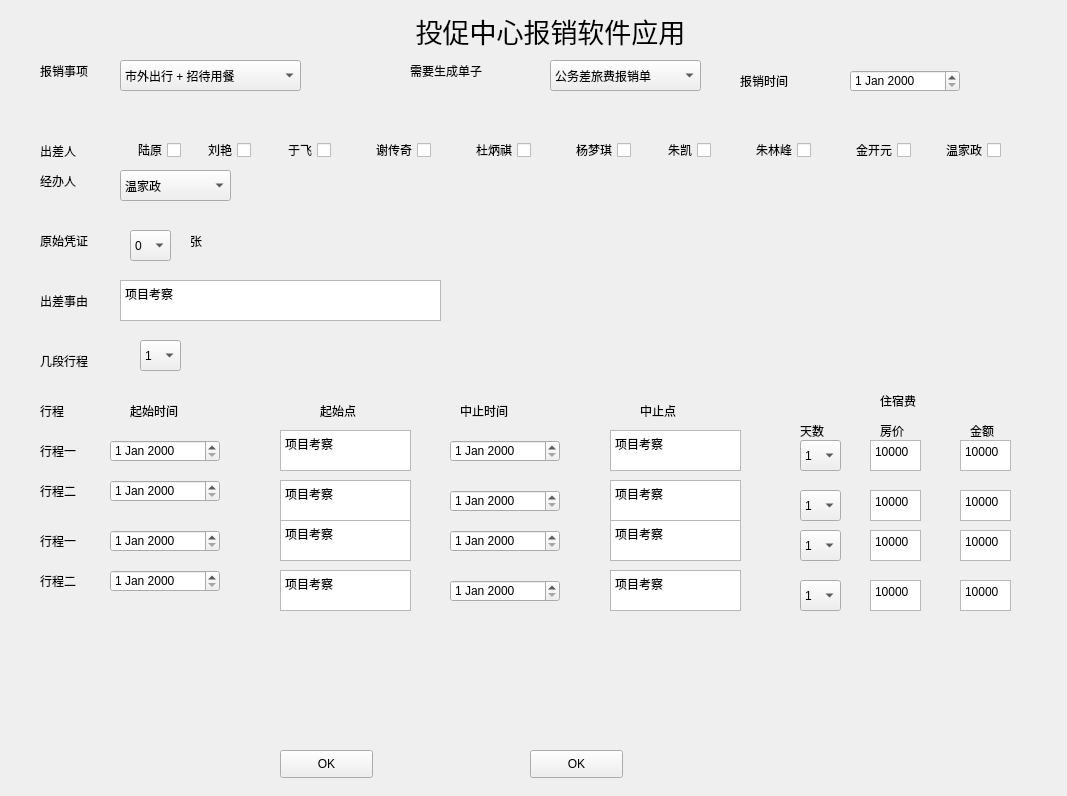
<?xml version="1.0" encoding="UTF-8"?>
<ui version="4.0">
 <class>widget</class>
 <widget class="QWidget" name="widget">
  <property name="geometry">
   <rect>
    <x>0</x>
    <y>0</y>
    <width>1067</width>
    <height>796</height>
   </rect>
  </property>
  <property name="windowTitle">
   <string>投促中心报销软件应用</string>
  </property>
  <widget class="QLabel" name="Title">
   <property name="geometry">
    <rect>
     <x>360</x>
     <y>0</y>
     <width>381</width>
     <height>61</height>
    </rect>
   </property>
   <property name="font">
    <font>
     <family>方正小标宋_GBK</family>
     <pointsize>20</pointsize>
    </font>
   </property>
   <property name="text">
    <string>投促中心报销软件应用</string>
   </property>
   <property name="alignment">
    <set>Qt::AlignCenter</set>
   </property>
  </widget>
  <widget class="QComboBox" name="decide_comboBox">
   <property name="geometry">
    <rect>
     <x>120</x>
     <y>60</y>
     <width>181</width>
     <height>31</height>
    </rect>
   </property>
   <item>
    <property name="text">
     <string>市外出行 + 招待用餐</string>
    </property>
   </item>
   <item>
    <property name="text">
     <string>市外出行</string>
    </property>
   </item>
   <item>
    <property name="text">
     <string>市内出行</string>
    </property>
   </item>
   <item>
    <property name="text">
     <string>招待用餐</string>
    </property>
   </item>
   <item>
    <property name="text">
     <string>市内出行 + 招待用餐</string>
    </property>
   </item>
  </widget>
  <widget class="QLabel" name="decide_label">
   <property name="geometry">
    <rect>
     <x>40</x>
     <y>60</y>
     <width>81</width>
     <height>21</height>
    </rect>
   </property>
   <property name="text">
    <string>报销事项</string>
   </property>
  </widget>
  <widget class="QDateEdit" name="reimburse_dateEdit">
   <property name="geometry">
    <rect>
     <x>850</x>
     <y>70</y>
     <width>110</width>
     <height>22</height>
    </rect>
   </property>
  </widget>
  <widget class="QLabel" name="reimburse_time_label">
   <property name="geometry">
    <rect>
     <x>740</x>
     <y>70</y>
     <width>81</width>
     <height>21</height>
    </rect>
   </property>
   <property name="text">
    <string>报销时间</string>
   </property>
  </widget>
  <widget class="QPushButton" name="Sure">
   <property name="geometry">
    <rect>
     <x>280</x>
     <y>750</y>
     <width>93</width>
     <height>28</height>
    </rect>
   </property>
   <property name="text">
    <string>OK</string>
   </property>
  </widget>
  <widget class="QLabel" name="label2_2">
   <property name="geometry">
    <rect>
     <x>40</x>
     <y>140</y>
     <width>81</width>
     <height>21</height>
    </rect>
   </property>
   <property name="text">
    <string>出差人</string>
   </property>
  </widget>
  <widget class="QLabel" name="label2_3">
   <property name="geometry">
    <rect>
     <x>40</x>
     <y>290</y>
     <width>81</width>
     <height>21</height>
    </rect>
   </property>
   <property name="text">
    <string>出差事由</string>
   </property>
  </widget>
  <widget class="QLabel" name="label2_4">
   <property name="geometry">
    <rect>
     <x>40</x>
     <y>230</y>
     <width>81</width>
     <height>21</height>
    </rect>
   </property>
   <property name="text">
    <string>原始凭证</string>
   </property>
  </widget>
  <widget class="QCheckBox" name="checkBox1">
   <property name="geometry">
    <rect>
     <x>120</x>
     <y>140</y>
     <width>61</width>
     <height>20</height>
    </rect>
   </property>
   <property name="layoutDirection">
    <enum>Qt::RightToLeft</enum>
   </property>
   <property name="text">
    <string>陆原</string>
   </property>
  </widget>
  <widget class="QCheckBox" name="checkBox_2">
   <property name="geometry">
    <rect>
     <x>460</x>
     <y>140</y>
     <width>71</width>
     <height>20</height>
    </rect>
   </property>
   <property name="layoutDirection">
    <enum>Qt::RightToLeft</enum>
   </property>
   <property name="text">
    <string>杜炳祺</string>
   </property>
  </widget>
  <widget class="QCheckBox" name="checkBox_4">
   <property name="geometry">
    <rect>
     <x>560</x>
     <y>140</y>
     <width>71</width>
     <height>20</height>
    </rect>
   </property>
   <property name="layoutDirection">
    <enum>Qt::RightToLeft</enum>
   </property>
   <property name="text">
    <string>杨梦琪</string>
   </property>
  </widget>
  <widget class="QCheckBox" name="checkBox_5">
   <property name="geometry">
    <rect>
     <x>650</x>
     <y>140</y>
     <width>61</width>
     <height>20</height>
    </rect>
   </property>
   <property name="layoutDirection">
    <enum>Qt::RightToLeft</enum>
   </property>
   <property name="text">
    <string>朱凯</string>
   </property>
  </widget>
  <widget class="QCheckBox" name="checkBox_6">
   <property name="geometry">
    <rect>
     <x>740</x>
     <y>140</y>
     <width>71</width>
     <height>20</height>
    </rect>
   </property>
   <property name="layoutDirection">
    <enum>Qt::RightToLeft</enum>
   </property>
   <property name="text">
    <string>朱林峰</string>
   </property>
  </widget>
  <widget class="QCheckBox" name="checkBox_7">
   <property name="geometry">
    <rect>
     <x>840</x>
     <y>140</y>
     <width>71</width>
     <height>20</height>
    </rect>
   </property>
   <property name="layoutDirection">
    <enum>Qt::RightToLeft</enum>
   </property>
   <property name="text">
    <string>金开元</string>
   </property>
  </widget>
  <widget class="QCheckBox" name="checkBox_8">
   <property name="geometry">
    <rect>
     <x>930</x>
     <y>140</y>
     <width>71</width>
     <height>20</height>
    </rect>
   </property>
   <property name="layoutDirection">
    <enum>Qt::RightToLeft</enum>
   </property>
   <property name="text">
    <string>温家政</string>
   </property>
  </widget>
  <widget class="QCheckBox" name="checkBox_9">
   <property name="geometry">
    <rect>
     <x>190</x>
     <y>140</y>
     <width>61</width>
     <height>20</height>
    </rect>
   </property>
   <property name="layoutDirection">
    <enum>Qt::RightToLeft</enum>
   </property>
   <property name="text">
    <string>刘艳</string>
   </property>
  </widget>
  <widget class="QCheckBox" name="checkBox_3">
   <property name="geometry">
    <rect>
     <x>280</x>
     <y>140</y>
     <width>51</width>
     <height>20</height>
    </rect>
   </property>
   <property name="layoutDirection">
    <enum>Qt::RightToLeft</enum>
   </property>
   <property name="text">
    <string>于飞</string>
   </property>
  </widget>
  <widget class="QCheckBox" name="checkBox_10">
   <property name="geometry">
    <rect>
     <x>360</x>
     <y>140</y>
     <width>71</width>
     <height>20</height>
    </rect>
   </property>
   <property name="layoutDirection">
    <enum>Qt::RightToLeft</enum>
   </property>
   <property name="text">
    <string>谢传奇</string>
   </property>
  </widget>
  <widget class="QLabel" name="label2_5">
   <property name="geometry">
    <rect>
     <x>40</x>
     <y>170</y>
     <width>81</width>
     <height>21</height>
    </rect>
   </property>
   <property name="text">
    <string>经办人</string>
   </property>
  </widget>
  <widget class="QComboBox" name="comboBox_2">
   <property name="geometry">
    <rect>
     <x>120</x>
     <y>170</y>
     <width>111</width>
     <height>31</height>
    </rect>
   </property>
   <item>
    <property name="text">
     <string>温家政</string>
    </property>
   </item>
   <item>
    <property name="text">
     <string>朱凯</string>
    </property>
   </item>
   <item>
    <property name="text">
     <string>刘艳</string>
    </property>
   </item>
   <item>
    <property name="text">
     <string>于飞</string>
    </property>
   </item>
   <item>
    <property name="text">
     <string>朱林峰</string>
    </property>
   </item>
   <item>
    <property name="text">
     <string>金开元</string>
    </property>
   </item>
   <item>
    <property name="text">
     <string>杜炳祺</string>
    </property>
   </item>
   <item>
    <property name="text">
     <string>杨梦祺</string>
    </property>
   </item>
  </widget>
  <widget class="QComboBox" name="comboBox_3">
   <property name="geometry">
    <rect>
     <x>130</x>
     <y>230</y>
     <width>41</width>
     <height>31</height>
    </rect>
   </property>
   <item>
    <property name="text">
     <string>0</string>
    </property>
   </item>
   <item>
    <property name="text">
     <string>1</string>
    </property>
   </item>
   <item>
    <property name="text">
     <string>2</string>
    </property>
   </item>
   <item>
    <property name="text">
     <string>3</string>
    </property>
   </item>
   <item>
    <property name="text">
     <string>4</string>
    </property>
   </item>
   <item>
    <property name="text">
     <string>5</string>
    </property>
   </item>
   <item>
    <property name="text">
     <string>6</string>
    </property>
   </item>
   <item>
    <property name="text">
     <string>7</string>
    </property>
   </item>
   <item>
    <property name="text">
     <string>8</string>
    </property>
   </item>
   <item>
    <property name="text">
     <string>9</string>
    </property>
   </item>
   <item>
    <property name="text">
     <string>10</string>
    </property>
   </item>
   <item>
    <property name="text">
     <string>11</string>
    </property>
   </item>
   <item>
    <property name="text">
     <string>12</string>
    </property>
   </item>
   <item>
    <property name="text">
     <string>13</string>
    </property>
   </item>
   <item>
    <property name="text">
     <string>14</string>
    </property>
   </item>
   <item>
    <property name="text">
     <string>15</string>
    </property>
   </item>
  </widget>
  <widget class="QLabel" name="label2_6">
   <property name="geometry">
    <rect>
     <x>190</x>
     <y>230</y>
     <width>31</width>
     <height>21</height>
    </rect>
   </property>
   <property name="text">
    <string>张</string>
   </property>
  </widget>
  <widget class="QTextEdit" name="textEdit">
   <property name="geometry">
    <rect>
     <x>120</x>
     <y>280</y>
     <width>321</width>
     <height>41</height>
    </rect>
   </property>
   <property name="html">
    <string>&lt;!DOCTYPE HTML PUBLIC &quot;-//W3C//DTD HTML 4.0//EN&quot; &quot;http://www.w3.org/TR/REC-html40/strict.dtd&quot;&gt;
&lt;html&gt;&lt;head&gt;&lt;meta name=&quot;qrichtext&quot; content=&quot;1&quot; /&gt;&lt;style type=&quot;text/css&quot;&gt;
p, li { white-space: pre-wrap; }
&lt;/style&gt;&lt;/head&gt;&lt;body style=&quot; font-family:'SimSun'; font-size:9pt; font-weight:400; font-style:normal;&quot;&gt;
&lt;p style=&quot; margin-top:0px; margin-bottom:0px; margin-left:0px; margin-right:0px; -qt-block-indent:0; text-indent:0px;&quot;&gt;项目考察&lt;/p&gt;&lt;/body&gt;&lt;/html&gt;</string>
   </property>
  </widget>
  <widget class="QLabel" name="label2_7">
   <property name="geometry">
    <rect>
     <x>40</x>
     <y>400</y>
     <width>81</width>
     <height>21</height>
    </rect>
   </property>
   <property name="text">
    <string>行程</string>
   </property>
  </widget>
  <widget class="QDateEdit" name="dateEdit_2">
   <property name="geometry">
    <rect>
     <x>110</x>
     <y>440</y>
     <width>110</width>
     <height>22</height>
    </rect>
   </property>
  </widget>
  <widget class="QLabel" name="label2_8">
   <property name="geometry">
    <rect>
     <x>130</x>
     <y>400</y>
     <width>81</width>
     <height>21</height>
    </rect>
   </property>
   <property name="text">
    <string>起始时间</string>
   </property>
  </widget>
  <widget class="QLabel" name="label2_9">
   <property name="geometry">
    <rect>
     <x>320</x>
     <y>400</y>
     <width>81</width>
     <height>21</height>
    </rect>
   </property>
   <property name="text">
    <string>起始点</string>
   </property>
  </widget>
  <widget class="QLabel" name="label2_10">
   <property name="geometry">
    <rect>
     <x>640</x>
     <y>400</y>
     <width>81</width>
     <height>21</height>
    </rect>
   </property>
   <property name="text">
    <string>中止点</string>
   </property>
  </widget>
  <widget class="QLabel" name="label2_11">
   <property name="geometry">
    <rect>
     <x>460</x>
     <y>400</y>
     <width>81</width>
     <height>21</height>
    </rect>
   </property>
   <property name="text">
    <string>中止时间</string>
   </property>
  </widget>
  <widget class="QDateEdit" name="dateEdit_3">
   <property name="geometry">
    <rect>
     <x>450</x>
     <y>440</y>
     <width>110</width>
     <height>22</height>
    </rect>
   </property>
  </widget>
  <widget class="QTextEdit" name="textEdit_2">
   <property name="geometry">
    <rect>
     <x>280</x>
     <y>430</y>
     <width>131</width>
     <height>41</height>
    </rect>
   </property>
   <property name="html">
    <string>&lt;!DOCTYPE HTML PUBLIC &quot;-//W3C//DTD HTML 4.0//EN&quot; &quot;http://www.w3.org/TR/REC-html40/strict.dtd&quot;&gt;
&lt;html&gt;&lt;head&gt;&lt;meta name=&quot;qrichtext&quot; content=&quot;1&quot; /&gt;&lt;style type=&quot;text/css&quot;&gt;
p, li { white-space: pre-wrap; }
&lt;/style&gt;&lt;/head&gt;&lt;body style=&quot; font-family:'SimSun'; font-size:9pt; font-weight:400; font-style:normal;&quot;&gt;
&lt;p style=&quot; margin-top:0px; margin-bottom:0px; margin-left:0px; margin-right:0px; -qt-block-indent:0; text-indent:0px;&quot;&gt;项目考察&lt;/p&gt;&lt;/body&gt;&lt;/html&gt;</string>
   </property>
  </widget>
  <widget class="QTextEdit" name="textEdit_3">
   <property name="geometry">
    <rect>
     <x>610</x>
     <y>430</y>
     <width>131</width>
     <height>41</height>
    </rect>
   </property>
   <property name="html">
    <string>&lt;!DOCTYPE HTML PUBLIC &quot;-//W3C//DTD HTML 4.0//EN&quot; &quot;http://www.w3.org/TR/REC-html40/strict.dtd&quot;&gt;
&lt;html&gt;&lt;head&gt;&lt;meta name=&quot;qrichtext&quot; content=&quot;1&quot; /&gt;&lt;style type=&quot;text/css&quot;&gt;
p, li { white-space: pre-wrap; }
&lt;/style&gt;&lt;/head&gt;&lt;body style=&quot; font-family:'SimSun'; font-size:9pt; font-weight:400; font-style:normal;&quot;&gt;
&lt;p style=&quot; margin-top:0px; margin-bottom:0px; margin-left:0px; margin-right:0px; -qt-block-indent:0; text-indent:0px;&quot;&gt;项目考察&lt;/p&gt;&lt;/body&gt;&lt;/html&gt;</string>
   </property>
  </widget>
  <widget class="QLabel" name="label2_12">
   <property name="geometry">
    <rect>
     <x>40</x>
     <y>440</y>
     <width>81</width>
     <height>21</height>
    </rect>
   </property>
   <property name="text">
    <string>行程一</string>
   </property>
  </widget>
  <widget class="QLabel" name="label2_13">
   <property name="geometry">
    <rect>
     <x>40</x>
     <y>480</y>
     <width>81</width>
     <height>21</height>
    </rect>
   </property>
   <property name="text">
    <string>行程二</string>
   </property>
  </widget>
  <widget class="QLabel" name="label2_14">
   <property name="geometry">
    <rect>
     <x>40</x>
     <y>350</y>
     <width>81</width>
     <height>21</height>
    </rect>
   </property>
   <property name="text">
    <string>几段行程</string>
   </property>
  </widget>
  <widget class="QComboBox" name="comboBox_4">
   <property name="geometry">
    <rect>
     <x>140</x>
     <y>340</y>
     <width>41</width>
     <height>31</height>
    </rect>
   </property>
   <item>
    <property name="text">
     <string>1</string>
    </property>
   </item>
   <item>
    <property name="text">
     <string>2</string>
    </property>
   </item>
   <item>
    <property name="text">
     <string>3</string>
    </property>
   </item>
   <item>
    <property name="text">
     <string>4</string>
    </property>
   </item>
   <item>
    <property name="text">
     <string>5</string>
    </property>
   </item>
   <item>
    <property name="text">
     <string>6</string>
    </property>
   </item>
   <item>
    <property name="text">
     <string>7</string>
    </property>
   </item>
   <item>
    <property name="text">
     <string>8</string>
    </property>
   </item>
   <item>
    <property name="text">
     <string>9</string>
    </property>
   </item>
   <item>
    <property name="text">
     <string>10</string>
    </property>
   </item>
   <item>
    <property name="text">
     <string>11</string>
    </property>
   </item>
   <item>
    <property name="text">
     <string>12</string>
    </property>
   </item>
   <item>
    <property name="text">
     <string>13</string>
    </property>
   </item>
   <item>
    <property name="text">
     <string>14</string>
    </property>
   </item>
   <item>
    <property name="text">
     <string>15</string>
    </property>
   </item>
  </widget>
  <widget class="QDateEdit" name="dateEdit_4">
   <property name="geometry">
    <rect>
     <x>110</x>
     <y>480</y>
     <width>110</width>
     <height>22</height>
    </rect>
   </property>
  </widget>
  <widget class="QTextEdit" name="textEdit_4">
   <property name="geometry">
    <rect>
     <x>280</x>
     <y>480</y>
     <width>131</width>
     <height>41</height>
    </rect>
   </property>
   <property name="html">
    <string>&lt;!DOCTYPE HTML PUBLIC &quot;-//W3C//DTD HTML 4.0//EN&quot; &quot;http://www.w3.org/TR/REC-html40/strict.dtd&quot;&gt;
&lt;html&gt;&lt;head&gt;&lt;meta name=&quot;qrichtext&quot; content=&quot;1&quot; /&gt;&lt;style type=&quot;text/css&quot;&gt;
p, li { white-space: pre-wrap; }
&lt;/style&gt;&lt;/head&gt;&lt;body style=&quot; font-family:'SimSun'; font-size:9pt; font-weight:400; font-style:normal;&quot;&gt;
&lt;p style=&quot; margin-top:0px; margin-bottom:0px; margin-left:0px; margin-right:0px; -qt-block-indent:0; text-indent:0px;&quot;&gt;项目考察&lt;/p&gt;&lt;/body&gt;&lt;/html&gt;</string>
   </property>
  </widget>
  <widget class="QDateEdit" name="dateEdit_5">
   <property name="geometry">
    <rect>
     <x>450</x>
     <y>490</y>
     <width>110</width>
     <height>22</height>
    </rect>
   </property>
  </widget>
  <widget class="QTextEdit" name="textEdit_5">
   <property name="geometry">
    <rect>
     <x>610</x>
     <y>480</y>
     <width>131</width>
     <height>41</height>
    </rect>
   </property>
   <property name="html">
    <string>&lt;!DOCTYPE HTML PUBLIC &quot;-//W3C//DTD HTML 4.0//EN&quot; &quot;http://www.w3.org/TR/REC-html40/strict.dtd&quot;&gt;
&lt;html&gt;&lt;head&gt;&lt;meta name=&quot;qrichtext&quot; content=&quot;1&quot; /&gt;&lt;style type=&quot;text/css&quot;&gt;
p, li { white-space: pre-wrap; }
&lt;/style&gt;&lt;/head&gt;&lt;body style=&quot; font-family:'SimSun'; font-size:9pt; font-weight:400; font-style:normal;&quot;&gt;
&lt;p style=&quot; margin-top:0px; margin-bottom:0px; margin-left:0px; margin-right:0px; -qt-block-indent:0; text-indent:0px;&quot;&gt;项目考察&lt;/p&gt;&lt;/body&gt;&lt;/html&gt;</string>
   </property>
  </widget>
  <widget class="QTextEdit" name="textEdit_6">
   <property name="geometry">
    <rect>
     <x>280</x>
     <y>520</y>
     <width>131</width>
     <height>41</height>
    </rect>
   </property>
   <property name="html">
    <string>&lt;!DOCTYPE HTML PUBLIC &quot;-//W3C//DTD HTML 4.0//EN&quot; &quot;http://www.w3.org/TR/REC-html40/strict.dtd&quot;&gt;
&lt;html&gt;&lt;head&gt;&lt;meta name=&quot;qrichtext&quot; content=&quot;1&quot; /&gt;&lt;style type=&quot;text/css&quot;&gt;
p, li { white-space: pre-wrap; }
&lt;/style&gt;&lt;/head&gt;&lt;body style=&quot; font-family:'SimSun'; font-size:9pt; font-weight:400; font-style:normal;&quot;&gt;
&lt;p style=&quot; margin-top:0px; margin-bottom:0px; margin-left:0px; margin-right:0px; -qt-block-indent:0; text-indent:0px;&quot;&gt;项目考察&lt;/p&gt;&lt;/body&gt;&lt;/html&gt;</string>
   </property>
  </widget>
  <widget class="QDateEdit" name="dateEdit_6">
   <property name="geometry">
    <rect>
     <x>450</x>
     <y>580</y>
     <width>110</width>
     <height>22</height>
    </rect>
   </property>
  </widget>
  <widget class="QDateEdit" name="dateEdit_7">
   <property name="geometry">
    <rect>
     <x>110</x>
     <y>530</y>
     <width>110</width>
     <height>22</height>
    </rect>
   </property>
  </widget>
  <widget class="QTextEdit" name="textEdit_7">
   <property name="geometry">
    <rect>
     <x>610</x>
     <y>520</y>
     <width>131</width>
     <height>41</height>
    </rect>
   </property>
   <property name="html">
    <string>&lt;!DOCTYPE HTML PUBLIC &quot;-//W3C//DTD HTML 4.0//EN&quot; &quot;http://www.w3.org/TR/REC-html40/strict.dtd&quot;&gt;
&lt;html&gt;&lt;head&gt;&lt;meta name=&quot;qrichtext&quot; content=&quot;1&quot; /&gt;&lt;style type=&quot;text/css&quot;&gt;
p, li { white-space: pre-wrap; }
&lt;/style&gt;&lt;/head&gt;&lt;body style=&quot; font-family:'SimSun'; font-size:9pt; font-weight:400; font-style:normal;&quot;&gt;
&lt;p style=&quot; margin-top:0px; margin-bottom:0px; margin-left:0px; margin-right:0px; -qt-block-indent:0; text-indent:0px;&quot;&gt;项目考察&lt;/p&gt;&lt;/body&gt;&lt;/html&gt;</string>
   </property>
  </widget>
  <widget class="QDateEdit" name="dateEdit_8">
   <property name="geometry">
    <rect>
     <x>110</x>
     <y>570</y>
     <width>110</width>
     <height>22</height>
    </rect>
   </property>
  </widget>
  <widget class="QTextEdit" name="textEdit_8">
   <property name="geometry">
    <rect>
     <x>280</x>
     <y>570</y>
     <width>131</width>
     <height>41</height>
    </rect>
   </property>
   <property name="html">
    <string>&lt;!DOCTYPE HTML PUBLIC &quot;-//W3C//DTD HTML 4.0//EN&quot; &quot;http://www.w3.org/TR/REC-html40/strict.dtd&quot;&gt;
&lt;html&gt;&lt;head&gt;&lt;meta name=&quot;qrichtext&quot; content=&quot;1&quot; /&gt;&lt;style type=&quot;text/css&quot;&gt;
p, li { white-space: pre-wrap; }
&lt;/style&gt;&lt;/head&gt;&lt;body style=&quot; font-family:'SimSun'; font-size:9pt; font-weight:400; font-style:normal;&quot;&gt;
&lt;p style=&quot; margin-top:0px; margin-bottom:0px; margin-left:0px; margin-right:0px; -qt-block-indent:0; text-indent:0px;&quot;&gt;项目考察&lt;/p&gt;&lt;/body&gt;&lt;/html&gt;</string>
   </property>
  </widget>
  <widget class="QTextEdit" name="textEdit_9">
   <property name="geometry">
    <rect>
     <x>610</x>
     <y>570</y>
     <width>131</width>
     <height>41</height>
    </rect>
   </property>
   <property name="html">
    <string>&lt;!DOCTYPE HTML PUBLIC &quot;-//W3C//DTD HTML 4.0//EN&quot; &quot;http://www.w3.org/TR/REC-html40/strict.dtd&quot;&gt;
&lt;html&gt;&lt;head&gt;&lt;meta name=&quot;qrichtext&quot; content=&quot;1&quot; /&gt;&lt;style type=&quot;text/css&quot;&gt;
p, li { white-space: pre-wrap; }
&lt;/style&gt;&lt;/head&gt;&lt;body style=&quot; font-family:'SimSun'; font-size:9pt; font-weight:400; font-style:normal;&quot;&gt;
&lt;p style=&quot; margin-top:0px; margin-bottom:0px; margin-left:0px; margin-right:0px; -qt-block-indent:0; text-indent:0px;&quot;&gt;项目考察&lt;/p&gt;&lt;/body&gt;&lt;/html&gt;</string>
   </property>
  </widget>
  <widget class="QDateEdit" name="dateEdit_9">
   <property name="geometry">
    <rect>
     <x>450</x>
     <y>530</y>
     <width>110</width>
     <height>22</height>
    </rect>
   </property>
  </widget>
  <widget class="QLabel" name="label2_15">
   <property name="geometry">
    <rect>
     <x>40</x>
     <y>530</y>
     <width>81</width>
     <height>21</height>
    </rect>
   </property>
   <property name="text">
    <string>行程一</string>
   </property>
  </widget>
  <widget class="QLabel" name="label2_16">
   <property name="geometry">
    <rect>
     <x>40</x>
     <y>570</y>
     <width>81</width>
     <height>21</height>
    </rect>
   </property>
   <property name="text">
    <string>行程二</string>
   </property>
  </widget>
  <widget class="QPushButton" name="Sure_2">
   <property name="geometry">
    <rect>
     <x>530</x>
     <y>750</y>
     <width>93</width>
     <height>28</height>
    </rect>
   </property>
   <property name="text">
    <string>OK</string>
   </property>
  </widget>
  <widget class="QLabel" name="label2_17">
   <property name="geometry">
    <rect>
     <x>880</x>
     <y>390</y>
     <width>81</width>
     <height>21</height>
    </rect>
   </property>
   <property name="text">
    <string>住宿费</string>
   </property>
  </widget>
  <widget class="QLabel" name="label2_18">
   <property name="geometry">
    <rect>
     <x>800</x>
     <y>420</y>
     <width>81</width>
     <height>21</height>
    </rect>
   </property>
   <property name="text">
    <string>天数</string>
   </property>
  </widget>
  <widget class="QLabel" name="label2_19">
   <property name="geometry">
    <rect>
     <x>880</x>
     <y>420</y>
     <width>81</width>
     <height>21</height>
    </rect>
   </property>
   <property name="text">
    <string>房价</string>
   </property>
  </widget>
  <widget class="QLabel" name="label2_20">
   <property name="geometry">
    <rect>
     <x>970</x>
     <y>420</y>
     <width>81</width>
     <height>21</height>
    </rect>
   </property>
   <property name="text">
    <string>金额</string>
   </property>
  </widget>
  <widget class="QComboBox" name="comboBox_5">
   <property name="geometry">
    <rect>
     <x>800</x>
     <y>440</y>
     <width>41</width>
     <height>31</height>
    </rect>
   </property>
   <item>
    <property name="text">
     <string>1</string>
    </property>
   </item>
   <item>
    <property name="text">
     <string>2</string>
    </property>
   </item>
   <item>
    <property name="text">
     <string>3</string>
    </property>
   </item>
   <item>
    <property name="text">
     <string>4</string>
    </property>
   </item>
   <item>
    <property name="text">
     <string>5</string>
    </property>
   </item>
   <item>
    <property name="text">
     <string>6</string>
    </property>
   </item>
   <item>
    <property name="text">
     <string>7</string>
    </property>
   </item>
   <item>
    <property name="text">
     <string>8</string>
    </property>
   </item>
   <item>
    <property name="text">
     <string>9</string>
    </property>
   </item>
   <item>
    <property name="text">
     <string>10</string>
    </property>
   </item>
   <item>
    <property name="text">
     <string>11</string>
    </property>
   </item>
   <item>
    <property name="text">
     <string>12</string>
    </property>
   </item>
   <item>
    <property name="text">
     <string>13</string>
    </property>
   </item>
   <item>
    <property name="text">
     <string>14</string>
    </property>
   </item>
   <item>
    <property name="text">
     <string>15</string>
    </property>
   </item>
  </widget>
  <widget class="QTextEdit" name="textEdit_10">
   <property name="geometry">
    <rect>
     <x>870</x>
     <y>440</y>
     <width>51</width>
     <height>31</height>
    </rect>
   </property>
   <property name="html">
    <string>&lt;!DOCTYPE HTML PUBLIC &quot;-//W3C//DTD HTML 4.0//EN&quot; &quot;http://www.w3.org/TR/REC-html40/strict.dtd&quot;&gt;
&lt;html&gt;&lt;head&gt;&lt;meta name=&quot;qrichtext&quot; content=&quot;1&quot; /&gt;&lt;style type=&quot;text/css&quot;&gt;
p, li { white-space: pre-wrap; }
&lt;/style&gt;&lt;/head&gt;&lt;body style=&quot; font-family:'SimSun'; font-size:9pt; font-weight:400; font-style:normal;&quot;&gt;
&lt;p style=&quot; margin-top:0px; margin-bottom:0px; margin-left:0px; margin-right:0px; -qt-block-indent:0; text-indent:0px;&quot;&gt;10000&lt;/p&gt;&lt;/body&gt;&lt;/html&gt;</string>
   </property>
  </widget>
  <widget class="QTextEdit" name="textEdit_11">
   <property name="geometry">
    <rect>
     <x>960</x>
     <y>440</y>
     <width>51</width>
     <height>31</height>
    </rect>
   </property>
   <property name="html">
    <string>&lt;!DOCTYPE HTML PUBLIC &quot;-//W3C//DTD HTML 4.0//EN&quot; &quot;http://www.w3.org/TR/REC-html40/strict.dtd&quot;&gt;
&lt;html&gt;&lt;head&gt;&lt;meta name=&quot;qrichtext&quot; content=&quot;1&quot; /&gt;&lt;style type=&quot;text/css&quot;&gt;
p, li { white-space: pre-wrap; }
&lt;/style&gt;&lt;/head&gt;&lt;body style=&quot; font-family:'SimSun'; font-size:9pt; font-weight:400; font-style:normal;&quot;&gt;
&lt;p style=&quot; margin-top:0px; margin-bottom:0px; margin-left:0px; margin-right:0px; -qt-block-indent:0; text-indent:0px;&quot;&gt;10000&lt;/p&gt;&lt;/body&gt;&lt;/html&gt;</string>
   </property>
  </widget>
  <widget class="QComboBox" name="comboBox_6">
   <property name="geometry">
    <rect>
     <x>800</x>
     <y>490</y>
     <width>41</width>
     <height>31</height>
    </rect>
   </property>
   <item>
    <property name="text">
     <string>1</string>
    </property>
   </item>
   <item>
    <property name="text">
     <string>2</string>
    </property>
   </item>
   <item>
    <property name="text">
     <string>3</string>
    </property>
   </item>
   <item>
    <property name="text">
     <string>4</string>
    </property>
   </item>
   <item>
    <property name="text">
     <string>5</string>
    </property>
   </item>
   <item>
    <property name="text">
     <string>6</string>
    </property>
   </item>
   <item>
    <property name="text">
     <string>7</string>
    </property>
   </item>
   <item>
    <property name="text">
     <string>8</string>
    </property>
   </item>
   <item>
    <property name="text">
     <string>9</string>
    </property>
   </item>
   <item>
    <property name="text">
     <string>10</string>
    </property>
   </item>
   <item>
    <property name="text">
     <string>11</string>
    </property>
   </item>
   <item>
    <property name="text">
     <string>12</string>
    </property>
   </item>
   <item>
    <property name="text">
     <string>13</string>
    </property>
   </item>
   <item>
    <property name="text">
     <string>14</string>
    </property>
   </item>
   <item>
    <property name="text">
     <string>15</string>
    </property>
   </item>
  </widget>
  <widget class="QTextEdit" name="textEdit_12">
   <property name="geometry">
    <rect>
     <x>870</x>
     <y>490</y>
     <width>51</width>
     <height>31</height>
    </rect>
   </property>
   <property name="html">
    <string>&lt;!DOCTYPE HTML PUBLIC &quot;-//W3C//DTD HTML 4.0//EN&quot; &quot;http://www.w3.org/TR/REC-html40/strict.dtd&quot;&gt;
&lt;html&gt;&lt;head&gt;&lt;meta name=&quot;qrichtext&quot; content=&quot;1&quot; /&gt;&lt;style type=&quot;text/css&quot;&gt;
p, li { white-space: pre-wrap; }
&lt;/style&gt;&lt;/head&gt;&lt;body style=&quot; font-family:'SimSun'; font-size:9pt; font-weight:400; font-style:normal;&quot;&gt;
&lt;p style=&quot; margin-top:0px; margin-bottom:0px; margin-left:0px; margin-right:0px; -qt-block-indent:0; text-indent:0px;&quot;&gt;10000&lt;/p&gt;&lt;/body&gt;&lt;/html&gt;</string>
   </property>
  </widget>
  <widget class="QTextEdit" name="textEdit_13">
   <property name="geometry">
    <rect>
     <x>960</x>
     <y>490</y>
     <width>51</width>
     <height>31</height>
    </rect>
   </property>
   <property name="html">
    <string>&lt;!DOCTYPE HTML PUBLIC &quot;-//W3C//DTD HTML 4.0//EN&quot; &quot;http://www.w3.org/TR/REC-html40/strict.dtd&quot;&gt;
&lt;html&gt;&lt;head&gt;&lt;meta name=&quot;qrichtext&quot; content=&quot;1&quot; /&gt;&lt;style type=&quot;text/css&quot;&gt;
p, li { white-space: pre-wrap; }
&lt;/style&gt;&lt;/head&gt;&lt;body style=&quot; font-family:'SimSun'; font-size:9pt; font-weight:400; font-style:normal;&quot;&gt;
&lt;p style=&quot; margin-top:0px; margin-bottom:0px; margin-left:0px; margin-right:0px; -qt-block-indent:0; text-indent:0px;&quot;&gt;10000&lt;/p&gt;&lt;/body&gt;&lt;/html&gt;</string>
   </property>
  </widget>
  <widget class="QComboBox" name="comboBox_7">
   <property name="geometry">
    <rect>
     <x>800</x>
     <y>530</y>
     <width>41</width>
     <height>31</height>
    </rect>
   </property>
   <item>
    <property name="text">
     <string>1</string>
    </property>
   </item>
   <item>
    <property name="text">
     <string>2</string>
    </property>
   </item>
   <item>
    <property name="text">
     <string>3</string>
    </property>
   </item>
   <item>
    <property name="text">
     <string>4</string>
    </property>
   </item>
   <item>
    <property name="text">
     <string>5</string>
    </property>
   </item>
   <item>
    <property name="text">
     <string>6</string>
    </property>
   </item>
   <item>
    <property name="text">
     <string>7</string>
    </property>
   </item>
   <item>
    <property name="text">
     <string>8</string>
    </property>
   </item>
   <item>
    <property name="text">
     <string>9</string>
    </property>
   </item>
   <item>
    <property name="text">
     <string>10</string>
    </property>
   </item>
   <item>
    <property name="text">
     <string>11</string>
    </property>
   </item>
   <item>
    <property name="text">
     <string>12</string>
    </property>
   </item>
   <item>
    <property name="text">
     <string>13</string>
    </property>
   </item>
   <item>
    <property name="text">
     <string>14</string>
    </property>
   </item>
   <item>
    <property name="text">
     <string>15</string>
    </property>
   </item>
  </widget>
  <widget class="QTextEdit" name="textEdit_14">
   <property name="geometry">
    <rect>
     <x>960</x>
     <y>530</y>
     <width>51</width>
     <height>31</height>
    </rect>
   </property>
   <property name="html">
    <string>&lt;!DOCTYPE HTML PUBLIC &quot;-//W3C//DTD HTML 4.0//EN&quot; &quot;http://www.w3.org/TR/REC-html40/strict.dtd&quot;&gt;
&lt;html&gt;&lt;head&gt;&lt;meta name=&quot;qrichtext&quot; content=&quot;1&quot; /&gt;&lt;style type=&quot;text/css&quot;&gt;
p, li { white-space: pre-wrap; }
&lt;/style&gt;&lt;/head&gt;&lt;body style=&quot; font-family:'SimSun'; font-size:9pt; font-weight:400; font-style:normal;&quot;&gt;
&lt;p style=&quot; margin-top:0px; margin-bottom:0px; margin-left:0px; margin-right:0px; -qt-block-indent:0; text-indent:0px;&quot;&gt;10000&lt;/p&gt;&lt;/body&gt;&lt;/html&gt;</string>
   </property>
  </widget>
  <widget class="QTextEdit" name="textEdit_15">
   <property name="geometry">
    <rect>
     <x>870</x>
     <y>530</y>
     <width>51</width>
     <height>31</height>
    </rect>
   </property>
   <property name="html">
    <string>&lt;!DOCTYPE HTML PUBLIC &quot;-//W3C//DTD HTML 4.0//EN&quot; &quot;http://www.w3.org/TR/REC-html40/strict.dtd&quot;&gt;
&lt;html&gt;&lt;head&gt;&lt;meta name=&quot;qrichtext&quot; content=&quot;1&quot; /&gt;&lt;style type=&quot;text/css&quot;&gt;
p, li { white-space: pre-wrap; }
&lt;/style&gt;&lt;/head&gt;&lt;body style=&quot; font-family:'SimSun'; font-size:9pt; font-weight:400; font-style:normal;&quot;&gt;
&lt;p style=&quot; margin-top:0px; margin-bottom:0px; margin-left:0px; margin-right:0px; -qt-block-indent:0; text-indent:0px;&quot;&gt;10000&lt;/p&gt;&lt;/body&gt;&lt;/html&gt;</string>
   </property>
  </widget>
  <widget class="QComboBox" name="comboBox_8">
   <property name="geometry">
    <rect>
     <x>800</x>
     <y>580</y>
     <width>41</width>
     <height>31</height>
    </rect>
   </property>
   <item>
    <property name="text">
     <string>1</string>
    </property>
   </item>
   <item>
    <property name="text">
     <string>2</string>
    </property>
   </item>
   <item>
    <property name="text">
     <string>3</string>
    </property>
   </item>
   <item>
    <property name="text">
     <string>4</string>
    </property>
   </item>
   <item>
    <property name="text">
     <string>5</string>
    </property>
   </item>
   <item>
    <property name="text">
     <string>6</string>
    </property>
   </item>
   <item>
    <property name="text">
     <string>7</string>
    </property>
   </item>
   <item>
    <property name="text">
     <string>8</string>
    </property>
   </item>
   <item>
    <property name="text">
     <string>9</string>
    </property>
   </item>
   <item>
    <property name="text">
     <string>10</string>
    </property>
   </item>
   <item>
    <property name="text">
     <string>11</string>
    </property>
   </item>
   <item>
    <property name="text">
     <string>12</string>
    </property>
   </item>
   <item>
    <property name="text">
     <string>13</string>
    </property>
   </item>
   <item>
    <property name="text">
     <string>14</string>
    </property>
   </item>
   <item>
    <property name="text">
     <string>15</string>
    </property>
   </item>
  </widget>
  <widget class="QTextEdit" name="textEdit_16">
   <property name="geometry">
    <rect>
     <x>960</x>
     <y>580</y>
     <width>51</width>
     <height>31</height>
    </rect>
   </property>
   <property name="html">
    <string>&lt;!DOCTYPE HTML PUBLIC &quot;-//W3C//DTD HTML 4.0//EN&quot; &quot;http://www.w3.org/TR/REC-html40/strict.dtd&quot;&gt;
&lt;html&gt;&lt;head&gt;&lt;meta name=&quot;qrichtext&quot; content=&quot;1&quot; /&gt;&lt;style type=&quot;text/css&quot;&gt;
p, li { white-space: pre-wrap; }
&lt;/style&gt;&lt;/head&gt;&lt;body style=&quot; font-family:'SimSun'; font-size:9pt; font-weight:400; font-style:normal;&quot;&gt;
&lt;p style=&quot; margin-top:0px; margin-bottom:0px; margin-left:0px; margin-right:0px; -qt-block-indent:0; text-indent:0px;&quot;&gt;10000&lt;/p&gt;&lt;/body&gt;&lt;/html&gt;</string>
   </property>
  </widget>
  <widget class="QTextEdit" name="textEdit_17">
   <property name="geometry">
    <rect>
     <x>870</x>
     <y>580</y>
     <width>51</width>
     <height>31</height>
    </rect>
   </property>
   <property name="html">
    <string>&lt;!DOCTYPE HTML PUBLIC &quot;-//W3C//DTD HTML 4.0//EN&quot; &quot;http://www.w3.org/TR/REC-html40/strict.dtd&quot;&gt;
&lt;html&gt;&lt;head&gt;&lt;meta name=&quot;qrichtext&quot; content=&quot;1&quot; /&gt;&lt;style type=&quot;text/css&quot;&gt;
p, li { white-space: pre-wrap; }
&lt;/style&gt;&lt;/head&gt;&lt;body style=&quot; font-family:'SimSun'; font-size:9pt; font-weight:400; font-style:normal;&quot;&gt;
&lt;p style=&quot; margin-top:0px; margin-bottom:0px; margin-left:0px; margin-right:0px; -qt-block-indent:0; text-indent:0px;&quot;&gt;10000&lt;/p&gt;&lt;/body&gt;&lt;/html&gt;</string>
   </property>
  </widget>
  <widget class="QLabel" name="generate_form_label">
   <property name="geometry">
    <rect>
     <x>410</x>
     <y>60</y>
     <width>91</width>
     <height>21</height>
    </rect>
   </property>
   <property name="text">
    <string>需要生成单子</string>
   </property>
  </widget>
  <widget class="QComboBox" name="generate_form_comboBox">
   <property name="geometry">
    <rect>
     <x>550</x>
     <y>60</y>
     <width>151</width>
     <height>31</height>
    </rect>
   </property>
   <item>
    <property name="text">
     <string>公务差旅费报销单</string>
    </property>
   </item>
   <item>
    <property name="text">
     <string>费用生成单</string>
    </property>
   </item>
  </widget>
 </widget>
 <resources/>
 <connections/>
</ui>
